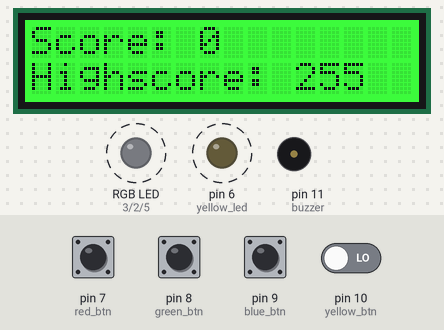
Simulated run of this sketch. Board: Arduino Uno, built with avr-gcc and run on an emulated ATmega328P. On the bench: 16×2 character LCD, an RGB LED mixed from three pins (HIGH = lit), output pins drawn as LEDs (lit = HIGH), buzzer (waves = sounding). Dashed ring = blinking. Inputs (shaded band) come from the test bench; at power-on: pin 7 (red_btn), pin 8 (green_btn), pin 9 (blue_btn), pin 10 (yellow_btn) LOW. Random numbers use the default seed unless the sketch sets one; what the sketch prints to the serial monitor is not drawn.

Above: at 1.2 s.
1.3 s: pin 7 (red_btn) pulled HIGH for 1.55 s
At 2.7 s:
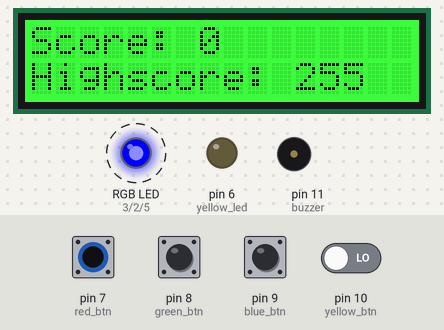
At 3.3 s:
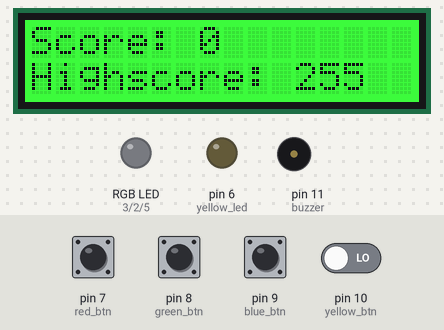
4.3 s: pin 8 (green_btn) pulled HIGH for 1.55 s
At 7.2 s:
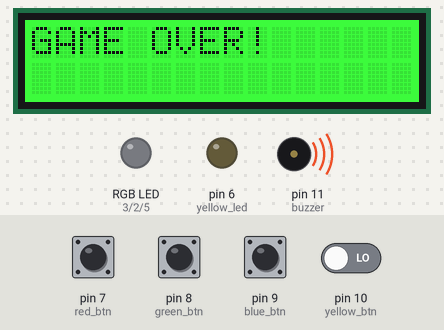
7.4 s: pin 10 (yellow_btn) driven HIGH
12.0 s: pin 7 (red_btn) pulled HIGH for 1.55 s
16.8 s: pin 10 (yellow_btn) driven HIGH
Timing chart, 0 to 22.4 s (numbered marks = the images above; inputs shaded):
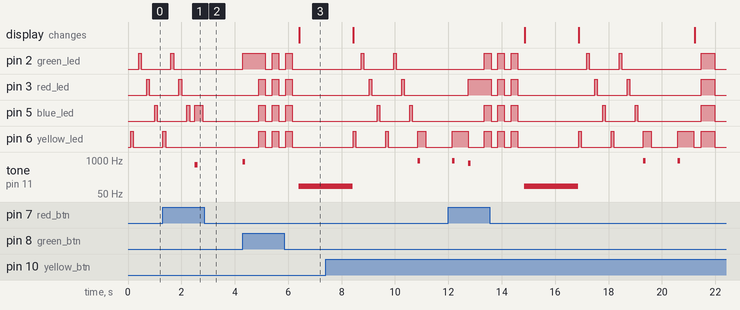

Measured:
- after the input at 1.3 s, tone on pin 11 (buzzer): silent → 650 Hz after 1.2 s, → silent 0.10 s later
- after the input at 4.3 s, pin 2 (green_led): LOW → HIGH at once, then repeats every 0.50 s: LOW 0.25 s, HIGH 0.25 s, until it stays LOW from 6.2 s; pin 3 (red_led): alternates HIGH for 0.25 s and LOW for 0.25 s, 6 changes in all, then stays LOW, starting after 0.60 s

The sketch:

simon-says.ino
```cpp
#include <EEPROM.h> //Voor highscore :)

//Very simple simon says game.
//Made by Nawid. GitHub: https://github.com/Druganov1


//
//     _____ _
//    /  ___(_)
//    \ `--. _ _ __ ___   ___  _ __    ___  __ _ _   _ ___
//     `--. \ | '_ ` _ \ / _ \| '_ \  / __|/ _` | | | / __|
//    /\__/ / | | | | | | (_) | | | | \__ \ (_| | |_| \__ \
//    \____/|_|_| |_| |_|\___/|_| |_| |___/\__,_|\__, |___/
//                                                __/ |
//                                               |___/
//

#include <Wire.h>
#include "rgb_lcd.h"

rgb_lcd lcd;

uint8_t EEPROMaddress = 130;


const int MAX_LEVEL = 100; // Hoogste level
int sequence[MAX_LEVEL]; //Dit is de juiste volgorde dus
int your_sequence[MAX_LEVEL]; //Reeks van de user die later word ingevuld bij het drukken van de knoppen
int level = 1; //Level van de speler
int score = 0; //Score
int scoreEEPROM = EEPROM.read(EEPROMaddress); //Score van rom
bool gameOver = false;

int velocity = 1000; //Snelheid voor delays

const int buzzer = 11; //buzzer pin die in het midden zit nice eve!


const int yellow_btn = 10;  //Yellow led button
const int green_btn = 8;   //Green led button
const int red_btn = 7;    //Red led button
const int blue_btn = 9;  //Blue led button


const int yellow_led = 6;   //yellow led
const int green_led = 2;   //green led
const int red_led = 3;    // red led
const int blue_led = 5;  // blue led

bool gameStarted = false;


void setup() {
  Serial.begin(9600);
lcd.begin(16, 2);
lcd.setRGB(0, 255, 0);
DisplayScore();

pinMode(yellow_btn, INPUT); //yellow
pinMode(green_btn, INPUT); //Green
pinMode(red_btn, INPUT);  // red
pinMode(blue_btn, INPUT);      // blue

pinMode(yellow_led, OUTPUT);
pinMode(green_led, OUTPUT);
pinMode(red_led, OUTPUT);
pinMode(blue_led, OUTPUT);

digitalWrite(yellow_led, LOW); //omdat arduino soms beetje kut is doen we gewoon alles ff uit voor de leuk
digitalWrite(green_led, LOW);
digitalWrite(red_led, LOW);
digitalWrite(blue_led, LOW);

}


void blinkLampjesLoop()
{
  if(!gameStarted){
      int kaas[4] = {6, 2, 3, 5};

  for(int i=0; i<4; i++){
    digitalWrite(kaas[i], HIGH);
    delay(100);
    digitalWrite(kaas[i], LOW);
    delay(200);
  }
  }

}

void loop() // loop loop loop looooooooooooooop
{
//  while(!gameOver){


      if (level == 1)
      generate_sequence();//Maak een nieuwe random sequence (reeks) aan;

      //while(!gameStarted){
      //    int kaas[4] = {6, 2, 3, 5};
      //
      //  for(int i=0; i<4; i++){
      //    digitalWrite(kaas[i], HIGH);
      //    delay(200);
      //    digitalWrite(kaas[i], LOW);
      //    delay(200);
      //  }
      //}
      blinkLampjesLoop();

      if (digitalRead(blue_btn) == HIGH || digitalRead(green_btn) == HIGH || digitalRead(red_btn) == HIGH || digitalRead(yellow_btn) == HIGH || level != 1) //Op blauwe knop klikken = spel starten. dont ask why heb het gewoon zo gedaan
      {
        gameStarted = true;
        Serial.println("Spel is gestart!");
      show_sequence();    //Laat de lampjes zien, die in de array al dus staan (Eerder aangeroepen door generate_sequence())
      get_sequence();     //Wacht voor de input van de user
      }
      }

      void show_sequence()
      {
      digitalWrite(yellow_led, LOW);
      digitalWrite(green_led, LOW);
      digitalWrite(red_led, LOW);
      digitalWrite(blue_led, LOW);

      for (int i = 0; i < level; i++)
      {

      digitalWrite(sequence[i], HIGH);
      playBuzzer(sequence[i]);
      delay(200);
      digitalWrite(sequence[i], LOW);
      delay(velocity);

      }
      }

      void get_sequence()
      {
      int flag = 0; //Checkt of de ingevoerde knopjes matchen

      for (int i = 0; i < level; i++)
      {
      flag = 0;
      while(flag == 0)
      {

      if (digitalRead(yellow_btn) == HIGH)
      {

      digitalWrite(yellow_led, HIGH);
      playBuzzer(6);
      your_sequence[i] = yellow_led;
      flag = 1;
      delay(500);
      if (your_sequence[i] != sequence[i])
      {
      wrong_sequence();
      return;
      }
      digitalWrite(yellow_led, LOW);
      }

      if (digitalRead(green_btn) == HIGH)
      {
        Serial.println("Groen werkt toch wel??!");

      digitalWrite(green_led, HIGH);
      playBuzzer(2);
      your_sequence[i] = green_led;
      flag = 1;
      delay(500);
      if (your_sequence[i] != sequence[i])
      {
      wrong_sequence();
      return;
      }
      digitalWrite(green_led, LOW);
      }

      if (digitalRead(red_btn) == HIGH)
      {

      digitalWrite(red_led, HIGH);
      playBuzzer(3);
      your_sequence[i] = red_led;
      flag = 1;
      delay(500);
      if (your_sequence[i] != sequence[i])
      {
      wrong_sequence();
      return;
      }
      digitalWrite(red_led, LOW);
      }

      if (digitalRead(blue_btn) == HIGH)
      {

      digitalWrite(blue_led, HIGH);
      playBuzzer(5);
      your_sequence[i] = blue_led;
      flag = 1;
      delay(500);
      if (your_sequence[i] != sequence[i])
      {
      wrong_sequence();
      return;
      }
      digitalWrite(blue_led, LOW);
      }

      }
      }
      right_sequence();
//    }
}

void generate_sequence()
{
randomSeed(millis()); //in this way is really random!!!
int kaas[4] = {6, 2, 3, 5};
for (int i = 0; i < MAX_LEVEL; i++)
{
sequence[i] = kaas[random(0, 4)];

}
}
void wrong_sequence() //fout?
{
  Serial.println("Fout, game over!!");
for (int i = 0; i < 3; i++) //3 keer knipperen
{


digitalWrite(yellow_led, HIGH);
digitalWrite(green_led, HIGH);
digitalWrite(red_led, HIGH);
digitalWrite(blue_led, HIGH);
delay(250);
digitalWrite(yellow_led, LOW);
digitalWrite(green_led, LOW);
digitalWrite(red_led, LOW);
digitalWrite(blue_led, LOW);

delay(250);

}
  score=0; //reset score
  gameStarted = false; //Zodat die lampjes weer rond draaien
  tone(buzzer, 100); // game over geluidje voor 2 sec
lcd.clear();
lcd.print("GAME OVER!");
delay(2000);
noTone(buzzer);
DisplayScore();
blinkLampjesLoop(); // start lampjes loop weer en reset de rest
level = 1;
velocity = 1000;
}

void right_sequence() //goed?
{
  score++;


if(score>scoreEEPROM){ //Dus als je de highscore hebt verbroken dan zet die t nieuwe record erin
  EEPROM.write(EEPROMaddress, score); //hier write die naar byte 130
}

  Serial.println("Right!!");
  DisplayScore();
digitalWrite(yellow_led, LOW);
digitalWrite(green_led, LOW);
digitalWrite(red_led, LOW);
digitalWrite(blue_led, LOW);
delay(250);

digitalWrite(yellow_led, HIGH);
digitalWrite(green_led, HIGH);
digitalWrite(red_led, HIGH);
digitalWrite(blue_led, HIGH);
delay(500);
digitalWrite(yellow_led, LOW);
digitalWrite(green_led, LOW);
digitalWrite(red_led, LOW);
digitalWrite(blue_led, LOW);
delay(500);

if (level < MAX_LEVEL);
level++;

velocity -= 50; //increase difficulty
}


void playBuzzer(int button) {
  if (button == 6) {// Lampjes
      tone(buzzer, 950);
      delay(100);
      noTone(buzzer);
  }
  else if (button == 2) {
      tone(buzzer, 850);
      delay(100);
      noTone(buzzer);
  }
  else if (button == 3) {
      tone(buzzer, 750);
      delay(100);
      noTone(buzzer);
  }
  else if (button == 5) {
      tone(buzzer, 650);
      delay(100);
      noTone(buzzer);
  }


}


void DisplayScore(){
  int scoreEEPROM2 = EEPROM.read(EEPROMaddress); //Score van rom
  lcd.clear();
  lcd.setCursor(0, 1);
lcd.print("Highscore: ");
lcd.print(scoreEEPROM2);
lcd.setCursor(0, 0);
lcd.print("Score: ");
lcd.print(score);

}
```
